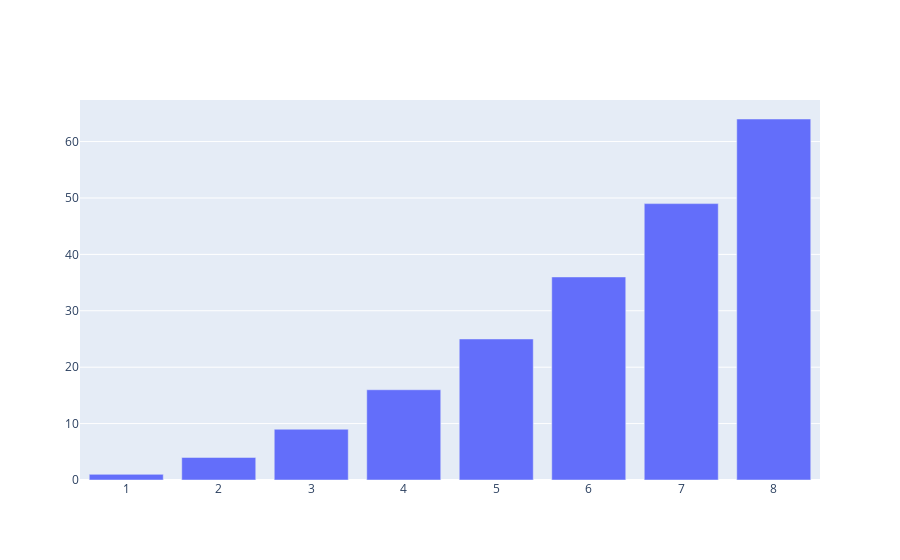

The notebook cell this image was saved under:
### Code cell
fig=go.Figure()
fig.add_trace(go.Bar(x=df1['number series'],y=df1['squares']))

### Figure 1 — Plotly figure (JSON) as saved in the notebook; plotly's stock layout.template omitted (floating-point values rounded to 4 significant figures)
{"data": [{"type": "bar", "x": [1, 2, 3, 4, 5, 6, 7, 8], "y": [1, 4, 9, 16, 25, 36, 49, 64]}], "layout": {}}
